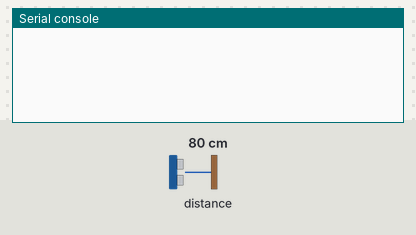
A program run on a simulated ESP8266 board running MicroPython. On the bench: the last lines printed to the serial console. Inputs (shaded band) come from the test bench; at power-on: distance to the obstacle 80 cm. The echo pulse lasts 58.3 µs per cm; library files of the repository ran but are not shown: hcsr04.py.

Above: at 1.2 s.
1.3 s: distance to the obstacle set to 17 cm
4.0 s: distance to the obstacle set to 13 cm
At 4.7 s:
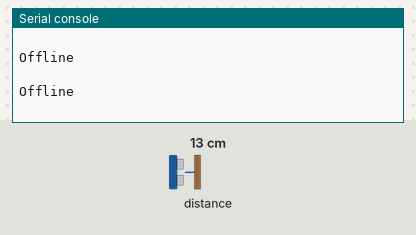
At 7.5 s:
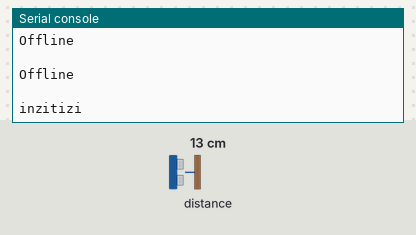

The program:

On_street.py
```python
from hcsr04 import HCSR04
from time import sleep


sensor_data = ""
sensor_state = True
def read_sensor_state(sensor_data):
    sensors = HCSR04(trigger_pin=16, echo_pin=0)
    if sensors.distance_cm() > 20:
        sensor_data = "Nyabagerwa"
        sleep(2)
    elif sensors.distance_cm() <= 15:
        sensor_data = "inzitizi"
        sleep(2)
    else:
        print("Offline")
    return sensor_data
while True:
    print(read_sensor_state(sensor_data))
```

Measured:
- the behaviour switches between 15 and 14 cm on distance to the obstacle (found by bisection; images 0 and 1)
